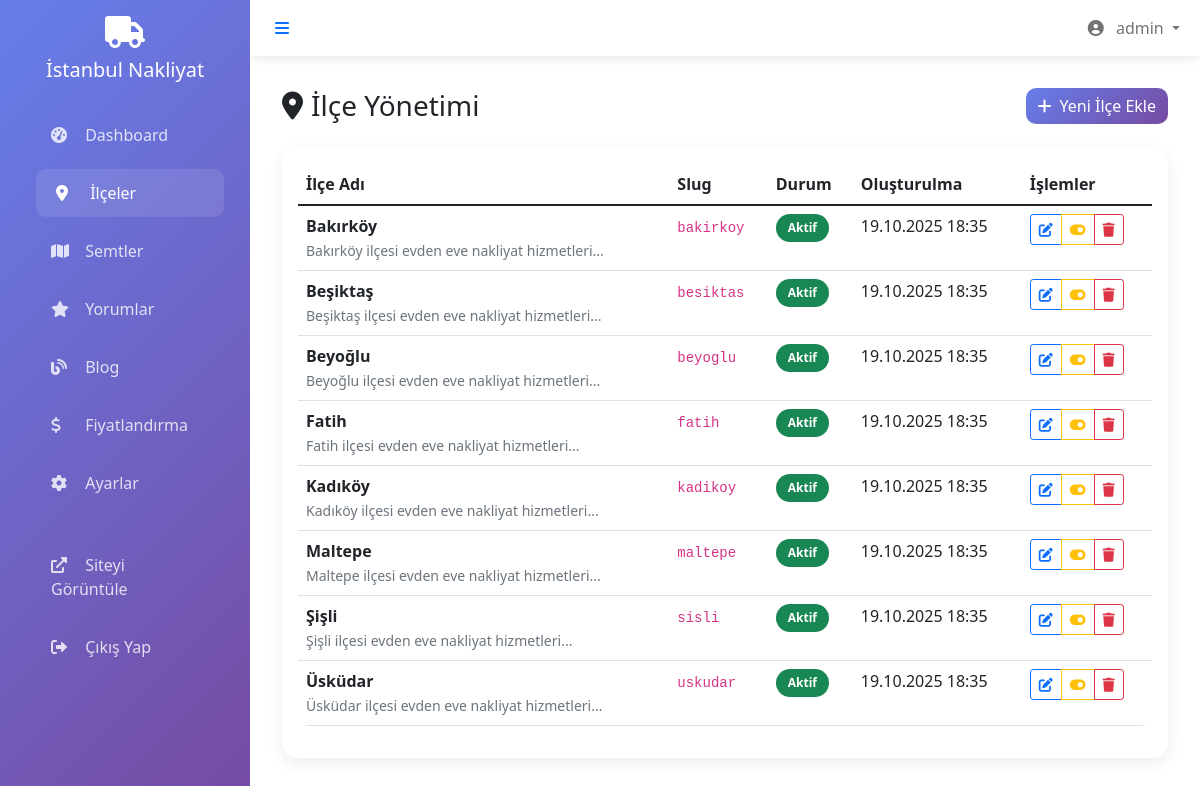
The page /admin/?action=districts (signed in) on the database its author committed.
### tables this page shows
CREATE TABLE districts (
    id INT AUTO_INCREMENT PRIMARY KEY,
    name VARCHAR(100) NOT NULL,
    slug VARCHAR(100) UNIQUE NOT NULL,
    description TEXT,
    meta_title VARCHAR(200),
    meta_description TEXT,
    meta_keywords TEXT,
    is_active BOOLEAN DEFAULT TRUE,
    created_at TIMESTAMP DEFAULT CURRENT_TIMESTAMP,
    updated_at TIMESTAMP DEFAULT CURRENT_TIMESTAMP ON UPDATE CURRENT_TIMESTAMP
);

### config/config.php (called while the page is built, shortened)
<?php
function sanitize_input($data) {
    $data = trim($data);
    $data = stripslashes($data);
    $data = htmlspecialchars($data);
    return $data;
}
?>

### models/DistrictModel.php (called while the page is built, shortened)
<?php
class DistrictModel {
    private $conn;
    private $table_name = "districts";
    public function __construct($db) {
        $this->conn = $db;
    }
    public function getAllDistricts() {
        $query = "SELECT * FROM " . $this->table_name . " ORDER BY name ASC";
        $stmt = $this->conn->prepare($query);
        $stmt->execute();
        return $stmt->fetchAll();
    }
}
?>

### admin/districts.php (the view, shortened to what this page needs)
<?php
include 'includes/header.php';
?>
<div class="row">
    <div class="col-12">
        <div class="d-flex justify-content-between align-items-center mb-4">
            <h1 class="h3 mb-0">
                <i class="fas fa-map-marker-alt me-2"></i>İlçe Yönetimi
            </h1>
            <button class="btn btn-primary" data-bs-toggle="modal" data-bs-target="#createDistrictModal">
                <i class="fas fa-plus me-2"></i>Yeni İlçe Ekle
            </button>
        </div>
    </div>
</div>
<div class="card">
    <div class="card-body">
        <div class="table-responsive">
            <table class="table table-hover">
                <thead>
                    <tr>
                        <th>İlçe Adı</th>
                        <th>Slug</th>
                        <th>Durum</th>
                        <th>Oluşturulma</th>
                        <th>İşlemler</th>
                    </tr>
                </thead>
                <tbody>
                    <?php foreach ($districts as $district): ?>
                    <tr>
                        <td>
                            <strong><?php echo htmlspecialchars($district['name']); ?></strong>
                            <?php if ($district['description']): ?>
                                <br><small class="text-muted"><?php echo htmlspecialchars(substr($district['description'], 0, 100)); ?>...</small>
                            <?php endif; ?>
                        </td>
                        <td>
                            <code><?php echo htmlspecialchars($district['slug']); ?></code>
                        </td>
                        <td>
                            <?php if ($district['is_active']): ?>
                                <span class="badge bg-success">Aktif</span>
                            <?php else: ?>
                                <span class="badge bg-secondary">Pasif</span>
                            <?php endif; ?>
                        </td>
                        <td>
                            <?php echo date('d.m.Y H:i', strtotime($district['created_at'])); ?>
                        </td>
                        <td>
                            <div class="btn-group" role="group">
                                <button class="btn btn-sm btn-outline-primary" onclick="editDistrict(<?php echo htmlspecialchars(json_encode($district)); ?>)">
                                    <i class="fas fa-edit"></i>
                                </button>
                                <a href="?action=districts&toggle=<?php echo $district['id']; ?>" class="btn btn-sm btn-outline-warning">
                                    <i class="fas fa-toggle-<?php echo $district['is_active'] ? 'on' : 'off'; ?>"></i>
                                </a>
                                <a href="?action=districts&delete=<?php echo $district['id']; ?>" class="btn btn-sm btn-outline-danger btn-delete">
                                    <i class="fas fa-trash"></i>
                                </a>
                            </div>
                        </td>
                    </tr>
                    <?php endforeach; ?>
                </tbody>
            </table>
        </div>
    </div>
</div>

### admin/index.php (shortened to what this page needs)
<?php
require_once '../config/config.php';
$action = isset($_GET['action']) ? sanitize_input($_GET['action']) : 'dashboard';
$database = new Database();
$db = $database->getConnection();
require_once '../models/DistrictModel.php';
$districtModel = new DistrictModel($db);
switch ($action) {
    case 'districts':
        $districts = $districtModel->getAllDistricts();
        include 'districts.php';
        break;
}
include 'includes/footer.php';
?>

### admin/includes/header.php (shortened to what this page needs)
<!DOCTYPE html>
<html lang="tr">
<head>
    <link href="https://cdn.jsdelivr.net/npm/bootstrap@5.1.3/dist/css/bootstrap.min.css" rel="stylesheet">
    <link href="https://cdnjs.cloudflare.com/ajax/libs/font-awesome/6.0.0/css/all.min.css" rel="stylesheet">
    <link href="https://cdn.jsdelivr.net/npm/summernote@0.8.20/dist/summernote-bs5.min.css" rel="stylesheet">
</head>
<body>
    <nav class="sidebar" id="sidebar">
        <div class="p-3">
            <div class="text-center mb-4">
                <i class="fas fa-truck fa-2x text-white"></i>
                <h5 class="text-white mt-2" id="sidebar-title">İstanbul Nakliyat</h5>
            </div>
            <ul class="nav flex-column">
                <li class="nav-item">
                    <a class="nav-link <?php echo $action == 'dashboard' ? 'active' : ''; ?>" href="?action=dashboard">
                        <i class="fas fa-tachometer-alt"></i>
                        <span class="sidebar-text">Dashboard</span>
                    </a>
                </li>
                <li class="nav-item">
                    <a class="nav-link <?php echo $action == 'districts' ? 'active' : ''; ?>" href="?action=districts">
                        <i class="fas fa-map-marker-alt"></i>
                        <span class="sidebar-text">İlçeler</span>
                    </a>
                </li>
                <li class="nav-item">
                    <a class="nav-link <?php echo $action == 'neighborhoods' ? 'active' : ''; ?>" href="?action=neighborhoods">
                        <i class="fas fa-map"></i>
                        <span class="sidebar-text">Semtler</span>
                    </a>
                </li>
                <li class="nav-item">
                    <a class="nav-link <?php echo $action == 'reviews' ? 'active' : ''; ?>" href="?action=reviews">
                        <i class="fas fa-star"></i>
                        <span class="sidebar-text">Yorumlar</span>
                    </a>
                </li>
                <li class="nav-item">
                    <a class="nav-link <?php echo $action == 'blog' ? 'active' : ''; ?>" href="?action=blog">
                        <i class="fas fa-blog"></i>
                        <span class="sidebar-text">Blog</span>
                    </a>
                </li>
                <li class="nav-item">
                    <a class="nav-link <?php echo $action == 'pricing' ? 'active' : ''; ?>" href="?action=pricing">
                        <i class="fas fa-dollar-sign"></i>
                        <span class="sidebar-text">Fiyatlandırma</span>
                    </a>
                </li>
                <li class="nav-item">
                    <a class="nav-link <?php echo $action == 'settings' ? 'active' : ''; ?>" href="?action=settings">
                        <i class="fas fa-cog"></i>
                        <span class="sidebar-text">Ayarlar</span>
                    </a>
                </li>
                <li class="nav-item mt-4">
                    <a class="nav-link" href="../" target="_blank">
                        <i class="fas fa-external-link-alt"></i>
                        <span class="sidebar-text">Siteyi Görüntüle</span>
                    </a>
                </li>
                <li class="nav-item">
                    <a class="nav-link" href="?logout=1">
                        <i class="fas fa-sign-out-alt"></i>
                        <span class="sidebar-text">Çıkış Yap</span>
                    </a>
                </li>
            </ul>
        </div>
    </nav>
    <div class="main-content" id="main-content">
        <nav class="navbar navbar-expand-lg navbar-light">
            <div class="container-fluid">
                <button class="btn btn-link" id="sidebar-toggle">
                    <i class="fas fa-bars"></i>
                </button>
                <div class="navbar-nav ms-auto">
                    <div class="nav-item dropdown">
                        <a class="nav-link dropdown-toggle" href="#" id="navbarDropdown" role="button" data-bs-toggle="dropdown">
                            <i class="fas fa-user-circle me-2"></i>
                            <?php echo $_SESSION['admin_username']; ?>
                        </a>
                    </div>
                </div>
            </div>
        </nav>
        <div class="content-wrapper">

### admin/includes/footer.php (shortened to what this page needs)
        </div>
    </div>
</body>
</html>

### admin/includes/header.php (style rules this page uses)
.sidebar { min-height: 100vh; background: linear-gradient(135deg, #667eea 0%, #764ba2 100%); position: fixed; top: 0; left: 0; width: 250px; z-index: 1000; transition: all 0.3s; }
.sidebar .nav-link { color: rgba(255,255,255,0.8); padding: 12px 20px; border-radius: 10px; margin: 5px 15px; transition: all 0.3s; }
.sidebar .nav-link:hover, .sidebar .nav-link.active { color: white; background: rgba(255,255,255,0.1); transform: translateX(5px); }
.sidebar .nav-link i { width: 20px; margin-right: 10px; }
.main-content { margin-left: 250px; transition: all 0.3s; }
.navbar { background: white; box-shadow: 0 2px 10px rgba(0,0,0,0.1); }
.content-wrapper { padding: 2rem; }
.card { border: none; border-radius: 15px; box-shadow: 0 5px 15px rgba(0,0,0,0.08); }
.btn-primary { background: linear-gradient(135deg, #667eea 0%, #764ba2 100%); border: none; border-radius: 10px; }
.table { border-radius: 10px; overflow: hidden; }
.badge { border-radius: 20px; padding: 8px 12px; }

### rows shown on the page
districts: name "Bakırköy", description "Bakırköy ilçesi evden eve nakliyat hizmetleri", slug "bakirkoy", is_active "Aktif", created_at "19.10.2025 18:35"
districts: name "Beşiktaş", description "Beşiktaş ilçesi evden eve nakliyat hizmetleri", slug "besiktas", is_active "Aktif", created_at "19.10.2025 18:35"
districts: name "Beyoğlu", description "Beyoğlu ilçesi evden eve nakliyat hizmetleri", slug "beyoglu", is_active "Aktif", created_at "19.10.2025 18:35"
districts: name "Fatih", description "Fatih ilçesi evden eve nakliyat hizmetleri", slug "fatih", is_active "Aktif", created_at "19.10.2025 18:35"
districts: name "Kadıköy", description "Kadıköy ilçesi evden eve nakliyat hizmetleri", slug "kadikoy", is_active "Aktif", created_at "19.10.2025 18:35"
districts: name "Maltepe", description "Maltepe ilçesi evden eve nakliyat hizmetleri", slug "maltepe", is_active "Aktif", created_at "19.10.2025 18:35"
districts: name "Şişli", description "Şişli ilçesi evden eve nakliyat hizmetleri", slug "sisli", is_active "Aktif", created_at "19.10.2025 18:35"
districts: name "Üsküdar", description "Üsküdar ilçesi evden eve nakliyat hizmetleri", slug "uskudar", is_active "Aktif", created_at "19.10.2025 18:35"

### other values the page prints
$_SESSION['admin_username'] "admin"
